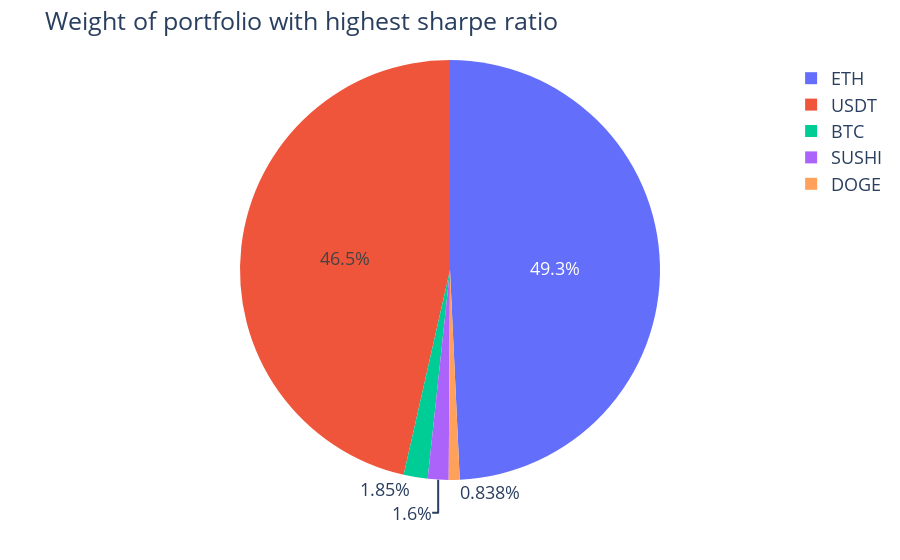

Notebook code cell kept with this figure:
### Code cell
#Plotting the weight of portfolio with the highest sharpe ratio
fig=px.pie(data_frame=optimal_weight_df,names='ticker',values='weight')
fig.update_layout(
    title='Weight of portfolio with highest sharpe ratio',
    font=dict(size=18 ))

### Figure 1 — Plotly figure (JSON) as saved in the notebook; plotly's stock layout.template omitted (floating-point values rounded to 4 significant figures)
{"data": [{"domain": {"x": [0, 1], "y": [0, 1]}, "hovertemplate": "ticker=%{label}<br>weight=%{value}<extra></extra>", "labels": ["ETH", "BTC", "DOGE", "USDT", "SUSHI"], "legendgroup": "", "name": "", "showlegend": true, "type": "pie", "values": [0.4926, 0.01849, 0.00838, 0.4646, 0.01597]}], "layout": {"font": {"size": 18}, "legend": {"tracegroupgap": 0}, "margin": {"t": 60}, "title": {"text": "Weight of portfolio with highest sharpe ratio"}}}
